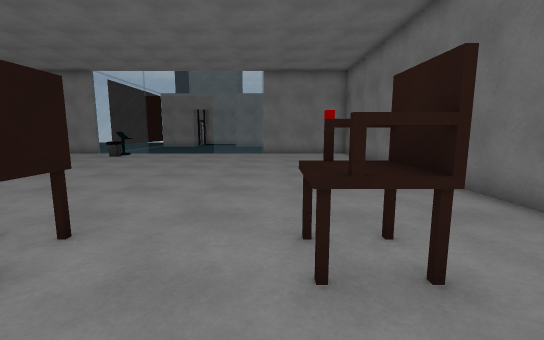
view 1 (above)

16 first-person views from a walk through a scene from a Unity 3-D project. The camera is 1.3 m above the floor, tilts 8° down and sees 90° across. Doors are open. The floor is counted in squares, 1 m on a side. Each view is taken from the middle of a square. On the plan, view 1 faces up. The plan holds only what a view shows up to about 13 squares ahead; the rest is blank. The place goes on beyond the plan. The player character is not drawn. Some animated figures are not drawn. Some surface patterns are stand-ins.

view 2
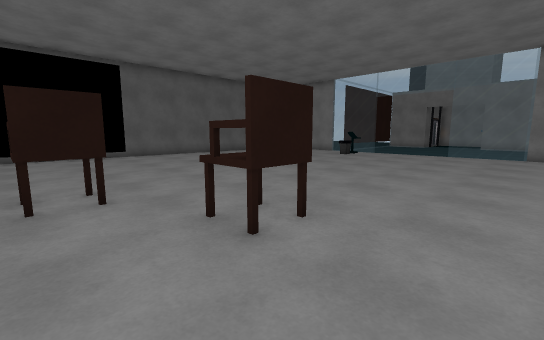

view 3
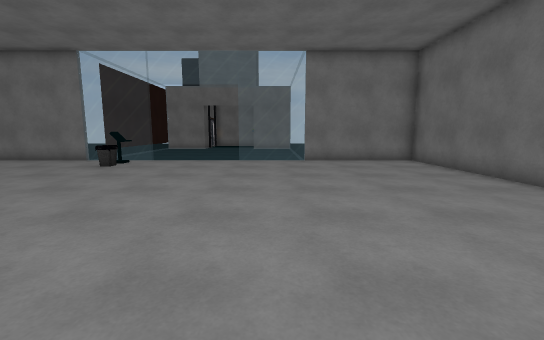

view 4
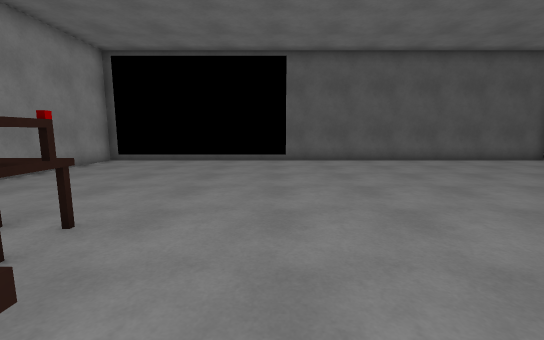

view 5
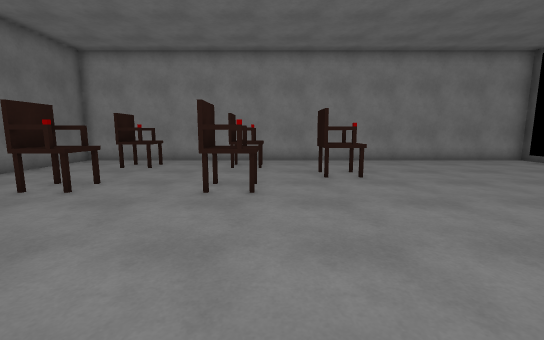

view 6
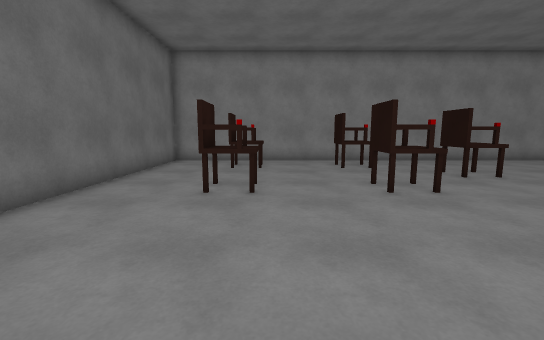

view 7
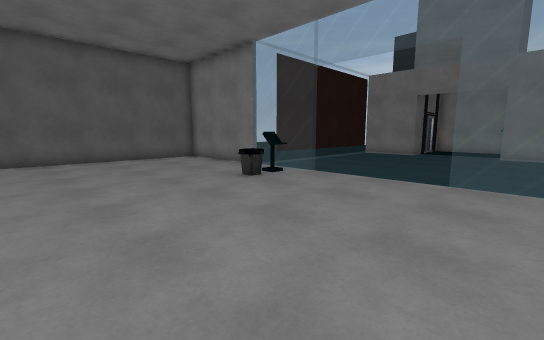

view 8
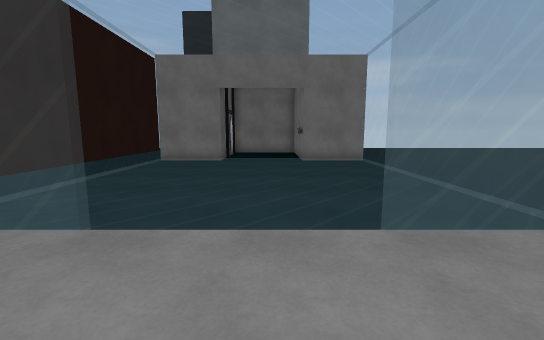

view 9
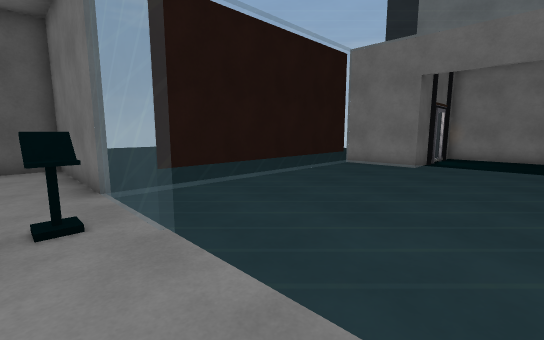

view 10
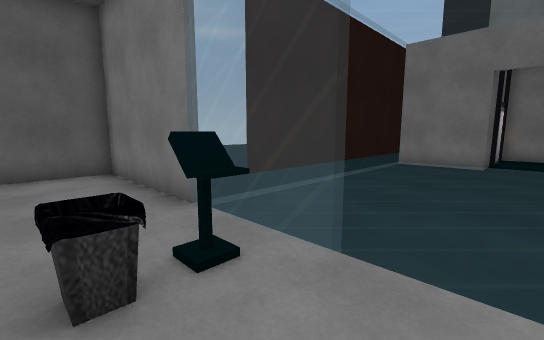

view 11
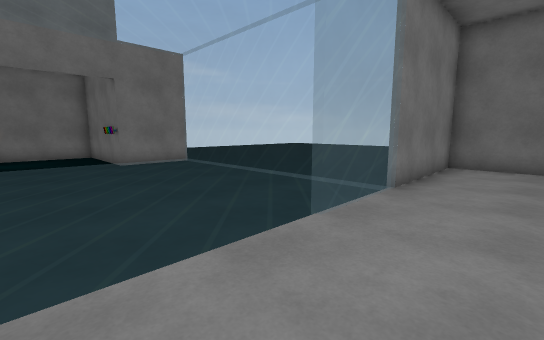

view 12
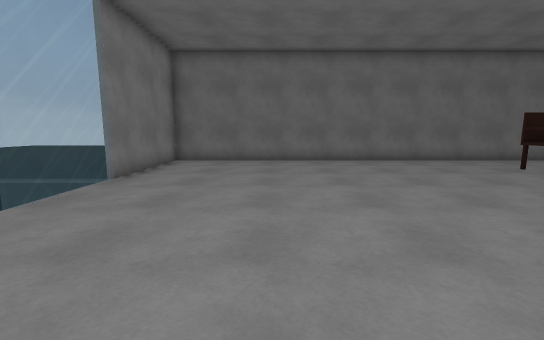

view 13
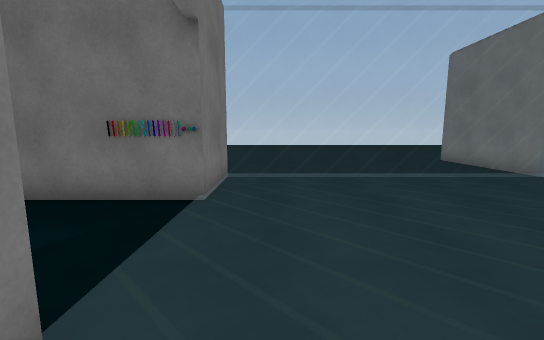

view 14
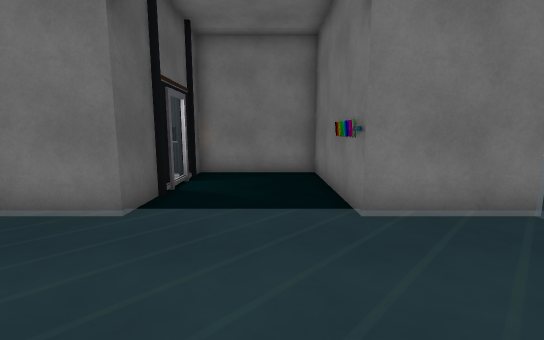

view 15
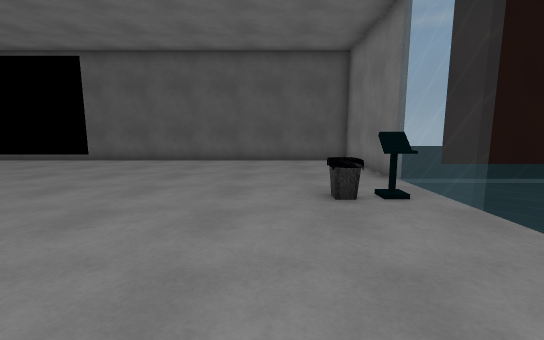

view 16
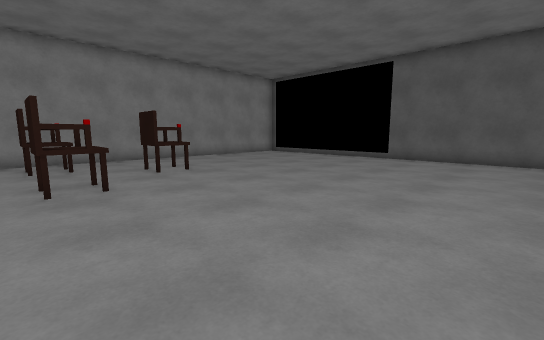

### Floor plan
Key: @ floor where view 1 was taken; # wall or solid block; . floor; D open door; = window, fence, low wall or low ledge; O other object.
Columns run from 16 left of view 1 to 5 right of it. Each row starts with its distance up from view 1.
 32          ####
 31         #....#
 30        O#... #
 29        OO... #
 28         #... #
 27      .###....###....
 26    ..=..........=.....
 25    .. =.........=.....
 24  .... =.........=.....
 23  .... =.........=.....
 22  .... =.........=.....
 21  .... =.........=.....
 20 ..... =.........=.....
 19 ..... =.........=.....
 18 .....==.........=....
 17  ####=...DDDD...=####
 16 #....#===DDDD===#....#
 15 #......OO............#
 14 #.......O............#
 13 #....................#
 12 #....................#
 11 #....................#
 10 #....................#
  9 #....................#
  8 #....................#
  7 #....................#
  6 #....................#
  5 #....................#
  4  ....................#
  3  ...........OO..OO...#
  2  ...........OO..OO...#
  1  ........OO..........#
  0  ........OO.....@....#
 -1  ...........OO..OO...#
 -2  ...........OO..OO...#
 -3 #....................#
 -4  ####################

Positions as (right, up) in squares from view 1, and headings:
1: (0, 0), facing up
2: (0, 0), facing up-left
3: (-2, 4), facing up
4: (-3, 4), facing left
5: (-4, 9), facing down
6: (0, 9), facing down
7: (-2, 9), facing up-left
8: (-5, 13), facing up
9: (-4, 15), facing up-left
10: (-6, 14), facing up-left
11: (-7, 14), facing up-right
12: (-8, 12), facing right
13: (-9, 25), facing right
14: (-5, 22), facing up
15: (-3, 13), facing left
16: (-2, 10), facing down-left
